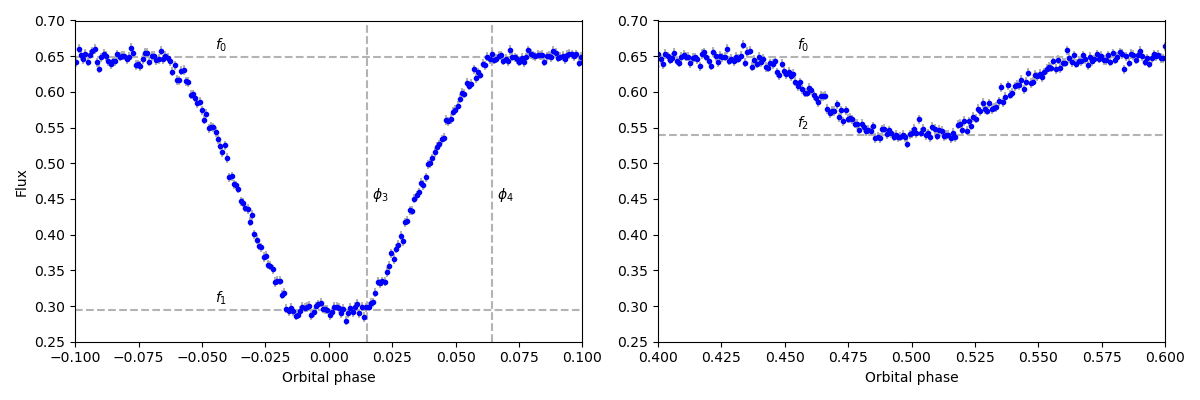

Write Python code to recreate this figure.
#!/usr/bin/env python

import numpy as np
import matplotlib.pyplot as plt

if __name__ == '__main__':

    phs,fs,fes = np.loadtxt('test_light_curve.txt', unpack=True)

    # measured values
    p3,p4,f0,f1,f2 = 0.015037,0.064282,0.64882,0.29509,0.53987
    
    fig,(axp,axs) = plt.subplots(1,2,figsize=(12,4))

    
    axp.plot([p3,p3],[0.25,0.7],'--',color='0.7')
    axp.plot([p4,p4],[0.25,0.7],'--',color='0.7')
    axp.plot([-0.1,0.1],[f0,f0],'--',color='0.7')
    axp.plot([-0.1,0.1],[f1,f1],'--',color='0.7')

    axp.text(-0.045,f0+0.01,'$f_0$')
    axp.text(-0.045,f1+0.01,'$f_1$')
    axp.text(p3+0.002,0.45,'$\phi_3$')
    axp.text(p4+0.002,0.45,'$\phi_4$')
    axp.errorbar(
        phs,fs,fes,fmt='.b',ecolor='0.7'
    )
    axp.set_xlim(-0.1,0.1)
    axp.set_ylim(0.25,0.7)
    axp.set_xlabel('Orbital phase')
    axp.set_ylabel('Flux')

    axs.plot([0.4,0.6],[f0,f0],'--',color='0.7')
    axs.plot([0.4,0.6],[f2,f2],'--',color='0.7')
    axs.text(0.455,f0+0.01,'$f_0$')
    axs.text(0.455,f2+0.01,'$f_2$')
    axs.errorbar(
        phs,fs,fes,fmt='.b',ecolor='0.7'
    )
    axs.set_xlim(0.4,0.6)
    axs.set_ylim(0.25,0.7)
    axs.set_xlabel('Orbital phase')
    
    plt.tight_layout()
    plt.savefig('annotate.png')
            
